Frame 1 (no input): blank canvas, image omitted
Frame 60 (the mouse pressed at the canvas centre just before this capture): blank canvas, image omitted
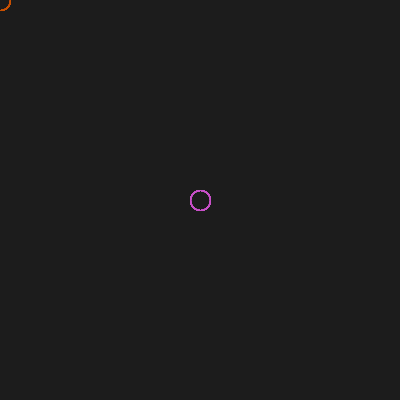
Frame 120 (the mouse held since frame 60 and released just before this capture)

The Processing sketch whose frames 1 and 60 were blank and that drew this single picture after the mouse press (run headless with seeded random() and noise(); from frame 60 on, the mouse is pressed at the canvas centre):

// Processing sketch: processing_135656
// ── processing_135656.pde

void setup()
{
size(400,400);
background(28,28,28);
smooth();
}
void draw()
{
  float r=random(400); 
  noStroke();
  stroke(200,80,mouseX);
  noFill();
ellipse(mouseX,mouseY,20,20);
if(mouseButton==LEFT) {
  fill(28,28,28);
  rect(0,0,400,400);
}
}
